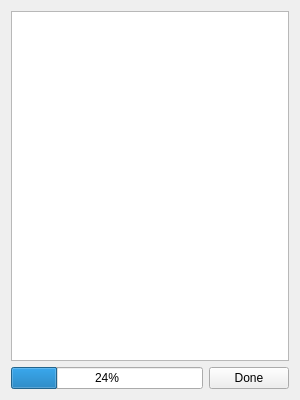
<?xml version="1.0" encoding="UTF-8"?>
<ui version="4.0">
 <class>Update</class>
 <widget class="QWidget" name="Update">
  <property name="geometry">
   <rect>
    <x>0</x>
    <y>0</y>
    <width>300</width>
    <height>400</height>
   </rect>
  </property>
  <property name="windowTitle">
   <string>Form</string>
  </property>
  <layout class="QGridLayout" name="gridLayout">
   <item row="0" column="0">
    <layout class="QVBoxLayout" name="verticalLayout">
     <item>
      <widget class="QTextEdit" name="textEdit"/>
     </item>
     <item>
      <layout class="QHBoxLayout" name="horizontalLayout">
       <item>
        <widget class="QProgressBar" name="progressBar">
         <property name="value">
          <number>24</number>
         </property>
        </widget>
       </item>
       <item>
        <widget class="QPushButton" name="pushButton">
         <property name="sizePolicy">
          <sizepolicy hsizetype="Minimum" vsizetype="Fixed">
           <horstretch>0</horstretch>
           <verstretch>0</verstretch>
          </sizepolicy>
         </property>
         <property name="text">
          <string>Done</string>
         </property>
         <property name="autoDefault">
          <bool>false</bool>
         </property>
         <property name="default">
          <bool>false</bool>
         </property>
         <property name="flat">
          <bool>false</bool>
         </property>
        </widget>
       </item>
      </layout>
     </item>
    </layout>
   </item>
  </layout>
 </widget>
 <resources/>
 <connections>
  <connection>
   <sender>pushButton</sender>
   <signal>clicked()</signal>
   <receiver>Update</receiver>
   <slot>close()</slot>
   <hints>
    <hint type="sourcelabel">
     <x>251</x>
     <y>377</y>
    </hint>
    <hint type="destinationlabel">
     <x>149</x>
     <y>199</y>
    </hint>
   </hints>
  </connection>
 </connections>
</ui>
